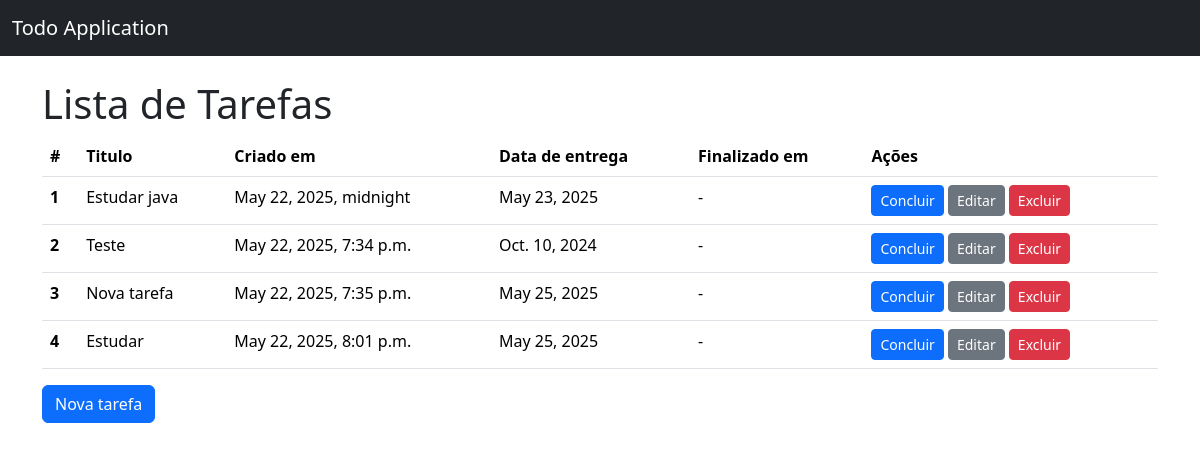
Before: / with the older database file.
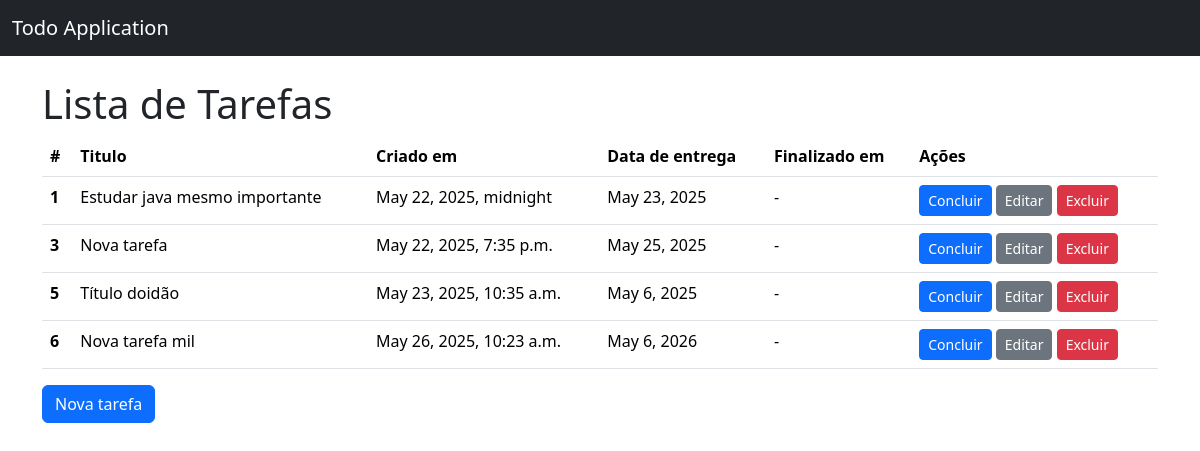
After: the same page with the newer database file.
### todos/models.py (models this page shows)
class Todo(models.Model):
    title = models.CharField(verbose_name="Título", max_length=100, null=False, blank=False)
    created_at = models.DateTimeField(auto_now_add=True, null=False, blank=False)
    deadline = models.DateField(verbose_name="Limite", null=False, blank=False)
    finished_at = models.DateField(null=True)

### todos/views.py (the view)
# urls.py: path("", TodoListView.as_view(), name="todo_list"),
class TodoListView(ListView):
    model = Todo

### todos/templates/todos/todo_list.html (shortened to what this page needs)
{% extends "base.html" %}
{% block content %}
<h1>Lista de Tarefas</h1>
      {% if todo_list %}
        <table class="table">
          <thead>
            <tr>
              <th scope="col">#</th>
              <th scope="col">Titulo</th>
              <th scope="col">Criado em</th>
              <th scope="col">Data de entrega</th>
              <th scope="col">Finalizado em</th>
              <th scope="col">Ações</th>
            </tr>
          </thead>
          <tbody>
            {% for todo in todo_list %}
              <tr>
                <th scope="row">{{ todo.pk }}</th>
                <td>{{ todo.title }}</td>
                <td>{{ todo.created_at }}</td>
                <td>{{ todo.deadline }}</td>
                <td>{{ todo.finished_at|default:'-' }}</td>
                <td>
                  <a href="#" class="btn btn-primary btn-sm">Concluir</a>
                  <a href="{% url "todo_update" pk=todo.pk %}" class="btn btn-secondary btn-sm">Editar</a>
                  <a href="{% url "todo_delete" pk=todo.pk%}" class="btn btn-danger btn-sm">Excluir</a>
                </td>
              </tr>
            {% endfor %}
          </tbody>
        </table>
        <a href="{% url "todo_create" %}" class="btn btn-primary">Nova tarefa</a>
        {% else %}
        <h3>Não há tarefas cadastradas</h3>
      {% endif %}
{% endblock content %}

### todos/templates/base.html (shortened to what this page needs)
<!DOCTYPE html>
<html lang="pt-br">
  <head>
    <link href="https://cdn.jsdelivr.net/npm/bootstrap@5.3.6/dist/css/bootstrap.min.css" rel="stylesheet" />
  </head>
  <body>
    <nav class="navbar bg-dark mb-4" data-bs-theme="dark">
      <div class="container-fluid">
        <a class="navbar-brand" href="{% url 'todo_list' %}">Todo Application</a>
      </div>
    </nav>
    <main class="container">
        {% block content %}{% endblock content %}
    </main>
  </body>
</html>

Changed rows visible on the page:
removed Todo: pk "2", title "Teste", created_at "May 22, 2025, 7:34 p.m.", deadline "Oct. 10, 2024", finished_at "-"
removed Todo: pk "4", title "Estudar", created_at "May 22, 2025, 8:01 p.m.", deadline "May 25, 2025", finished_at "-"
changed Todo id 1: title "Estudar java" → "Estudar java mesmo importante"
added Todo: pk "5", title "Título doidão", created_at "May 23, 2025, 10:35 a.m.", deadline "May 6, 2025", finished_at "-"
added Todo: pk "6", title "Nova tarefa mil", created_at "May 26, 2025, 10:23 a.m.", deadline "May 6, 2026", finished_at "-"
